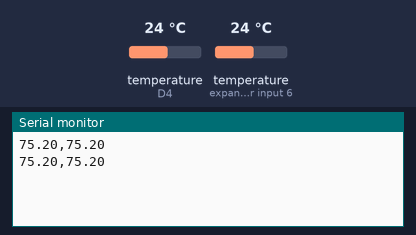
Bench run of a sketch on a simulated ESP8266 (NodeMCU). Parts: the last lines printed to the serial monitor. The test bench sets the inputs (shaded band); at power-on: temperature (sensors on D4, expander input 6) 24 °C.

Above: at 2.8 s.
2.9 s: temperature (sensor on D4) set to 12 °C
At 4.4 s:
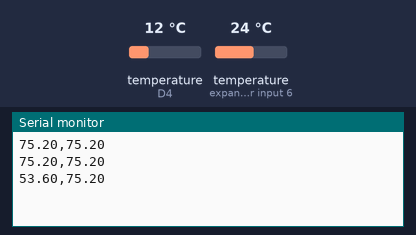
4.7 s: temperature (sensor on expander input 6) set to 12 °C
At 4.7 s:
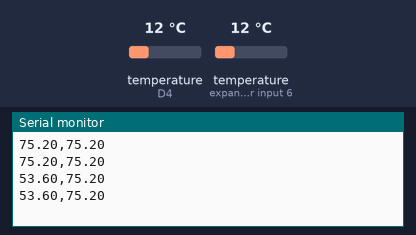
6.5 s: temperature (sensor on D4) set to 19 °C
At 7.5 s:
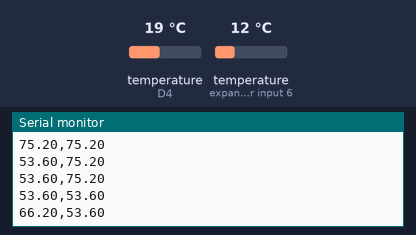
8.3 s: temperature (sensor on expander input 6) set to 19 °C
At 8.9 s:
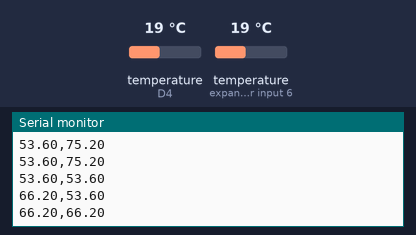
Timing chart, 0 to 11.1 s (numbered marks = the images above; inputs shaded):
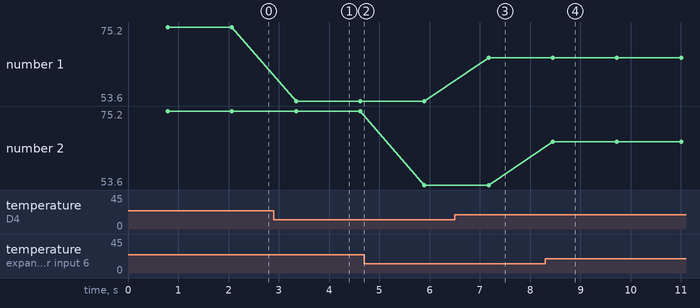

Measured:
- after the input at 2.9 s, the serial monitor: prints a new line after 0.44 s (image 1)
- after the input at 6.5 s, the serial monitor: prints a new line after 0.67 s (image 3)
- after the input at 8.3 s, the serial monitor: prints a new line after 0.15 s (image 4)
- plotted number 1: 75.2 → 53.6 after the input at 2.9 s, 53.6 → 66.2 after the input at 6.5 s

The sketch:

code.ino
```cpp
#include <DallasTemperature.h>
#include <OneWire.h>

#define ONE_WIRE_BUS D4                          //D2 pin of nodemcu

OneWire oneWire(ONE_WIRE_BUS);

DallasTemperature sensors(&oneWire);            // Pass the oneWire reference to Dallas Temperature.

void setup(void)
{
  Serial.begin(9600);
  sensors.begin();
}

void loop(void)
{
  sensors.requestTemperatures();                // Send the command to get temperatures
  Serial.println(String(sensors.getTempFByIndex(0)) +"," + String(sensors.getTempFByIndex(1)));   // Why "byIndex"? You can have more than one IC on the same bus. 0 refers to the first IC on the wire
  delay(500);
}
```
